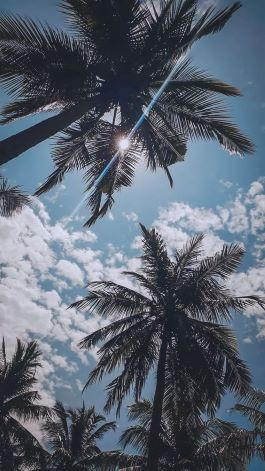
#> input picture image/pengurangan.jpg, 265 x 471 px
$ python F55121082_FEBRIYADI_A_metode_pengurangan_citra.py
#> lines starting #> are read from the running program, lines starting #| are printed output that depends on the picture
import cv2

# load the two input images
img1 = cv2.imread('image/pengurangan.jpg')
#> img1 is the input picture: shape (471, 265, 3); mean B, G, R 112.9, 100, 90.7
img2 = cv2.imread('image/pengurangan1.jpg')
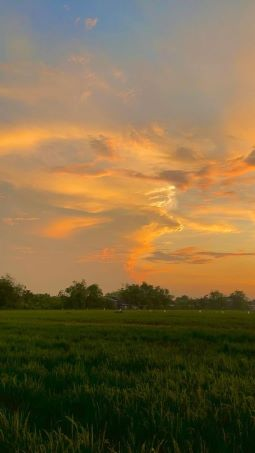
#> input picture image/pengurangan1.jpg, 255 x 453 px
#> img2 is the input picture: shape (453, 255, 3); mean B, G, R 68.2, 104.8, 125.4

# resize the images to have the same dimensions
img1 = cv2.resize(img1, (640, 480))
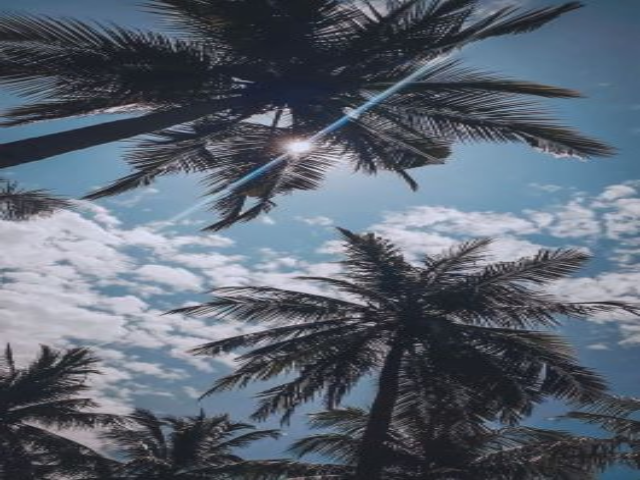
#> img1: shape (480, 640, 3); mean B, G, R 112.8, 99.9, 90.6
img2 = cv2.resize(img2, (640, 480))
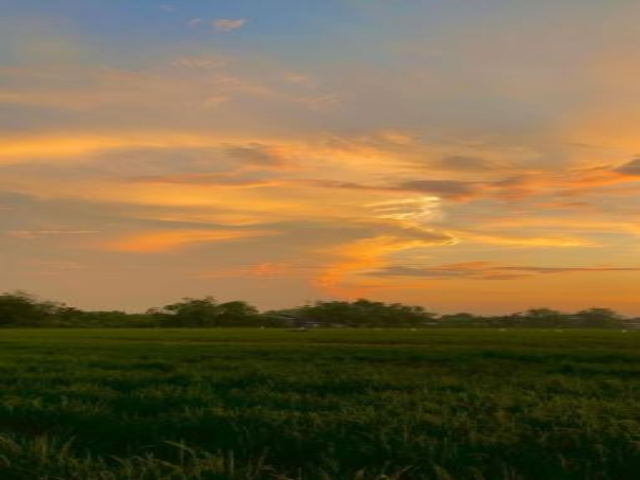
#> img2: shape (480, 640, 3); mean B, G, R 68.1, 104.7, 125.3

# convert the images to grayscale
gray_img1 = cv2.cvtColor(img1, cv2.COLOR_BGR2GRAY)
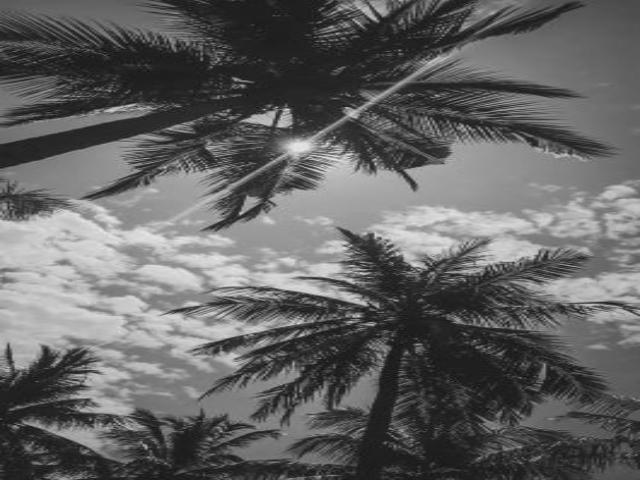
#> gray_img1: shape (480, 640); min 14, max 232, mean 98.6
gray_img2 = cv2.cvtColor(img2, cv2.COLOR_BGR2GRAY)
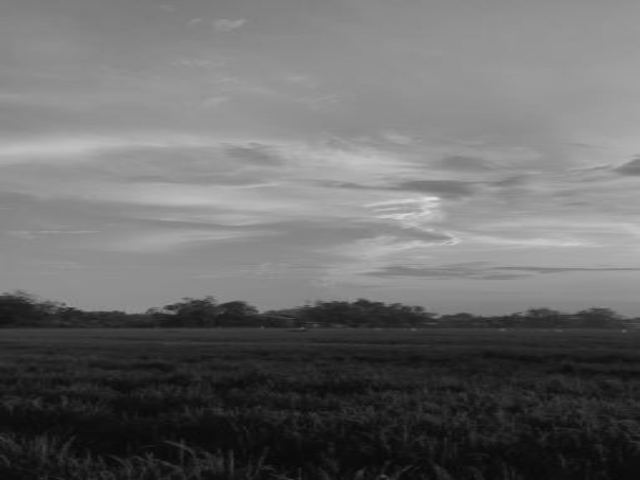
#> gray_img2: shape (480, 640); min 7, max 227, mean 106.7

# subtract the two images
diff_img = cv2.subtract(gray_img1, gray_img2)
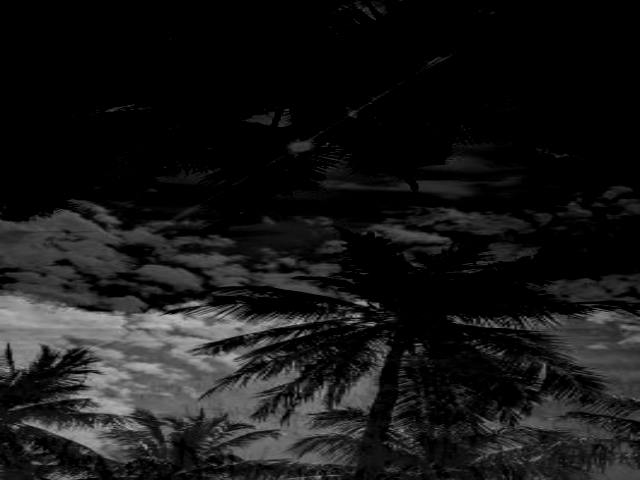
#> diff_img: shape (480, 640); min 0, max 193, mean 23.6

# show the resulting image
cv2.imshow('Difference Image', diff_img)
cv2.waitKey(0)
cv2.destroyAllWindows()
